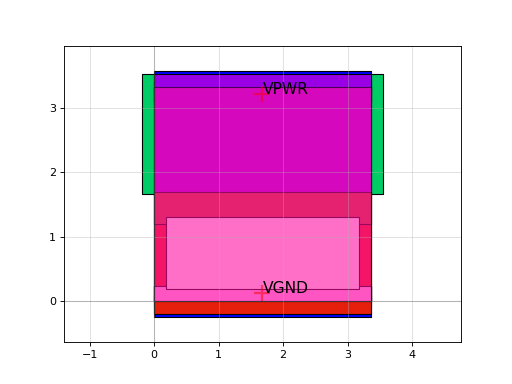

The script that drew this image:
import sky130

c = sky130.components.sky130_fd_sc_hs__a32oi_1()
c.plot()
